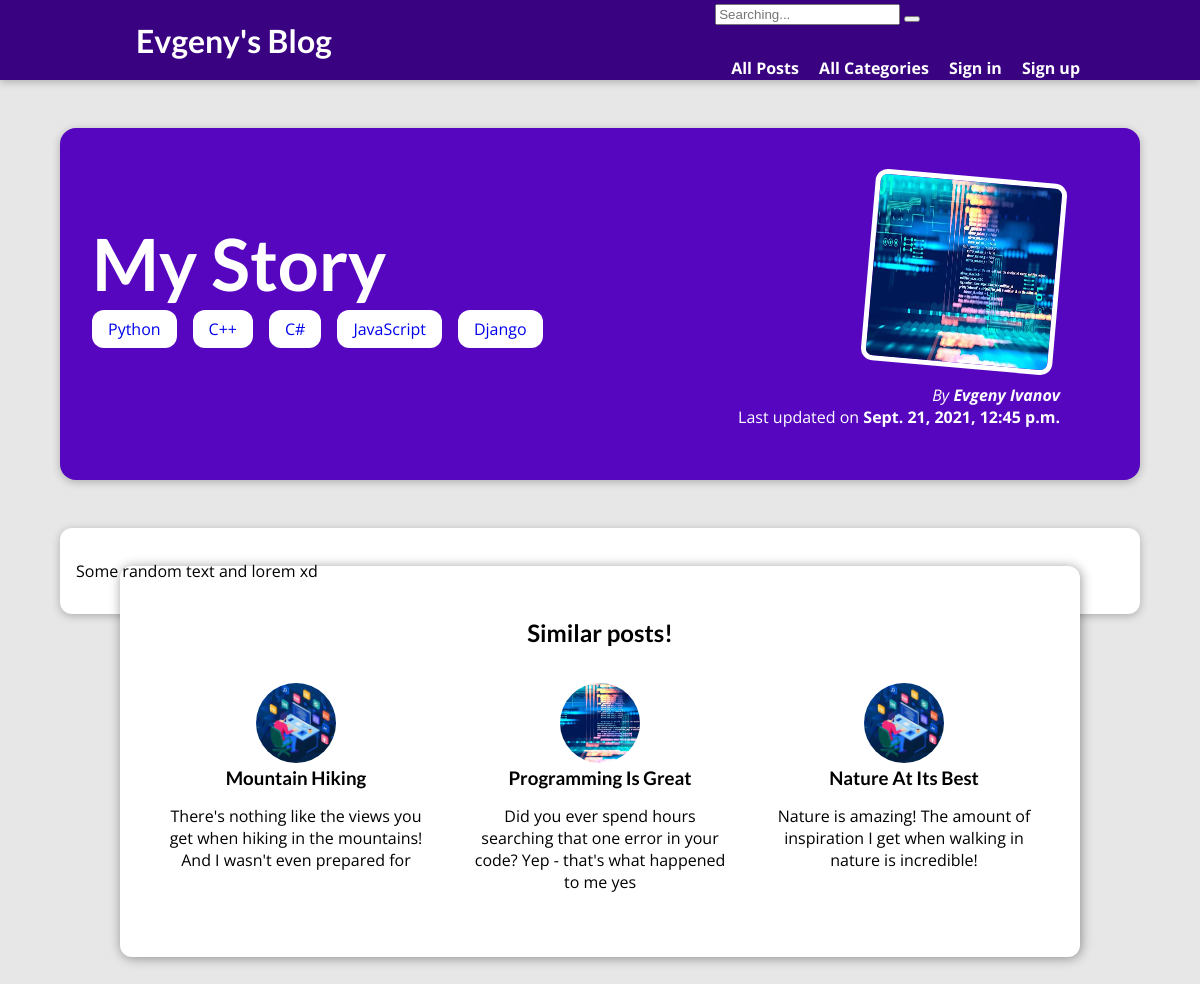
Before: /posts/my-story with the older database file.
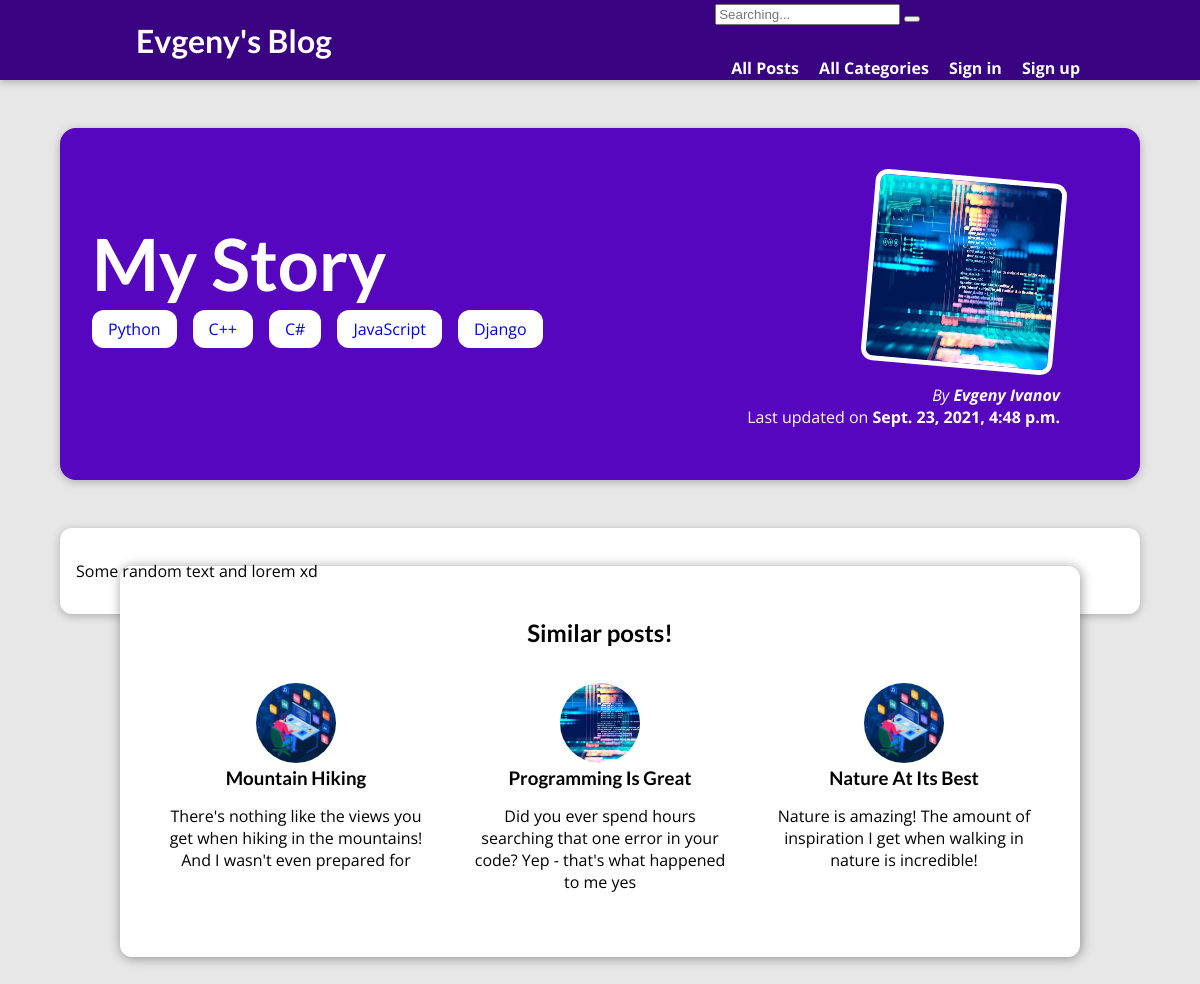
After: the same page with the newer database file.
### blog/models.py (models this page shows, shortened)
class Post(models.Model):
    title = models.CharField(max_length=20)
    views = models.IntegerField(default=0)
    excerpt = models.CharField(max_length=100)
    image = models.ImageField(upload_to='posts', null=True)
    date = models.DateField(auto_now=True)
    time = models.TimeField(auto_now=True, null=True)
    slug = models.SlugField(unique=True)
    content = models.TextField(validators=[MinLengthValidator(10)])
    author = models.ForeignKey(Author, on_delete=models.SET_NULL, null=True, related_name="posts")
    tags = models.ManyToManyField(Tag)

class Author(models.Model):
    first_name = models.CharField(max_length=100)
    last_name = models.CharField(max_length=100)
    email = models.EmailField(max_length=150)
    def full_name(self):
        return f'{self.first_name} {self.last_name}'
    def __str__(self):
        return self.full_name()

### blog/views.py (the view, shortened to what this page needs)
# urls.py: path('posts/<slug:slug>', views.PostDetailView.as_view(), name='post-detail-page'),
class PostDetailView(View):
    def is_stored_post(self, request, post_id):
        read_later_post_list = request.session.get('read_later_post_list')
        if read_later_post_list is not None:
            is_saved_for_later = post_id in read_later_post_list
        else:
            is_saved_for_later = False
        return is_saved_for_later
    def get(self, request, slug):
        post = Post.objects.get(slug=slug)
        related_posts = Post.objects.filter(tags__in=post.tags.all()).exclude(slug=slug)[:3]
        try:
            if UserSeenPosts.objects.filter(post=post, user=request.user).exists():
                pass
            else:
                post.views += 1
                post.save()
                UserSeenPosts.objects.create(user=request.user, post=post)
        except:
            pass
        context = {
            'post': post,
            'post_tags': post.tags.all(),
            'related_posts': related_posts,
            'comment_form': CommentForm(),
            'all_comments': post.comments.all().order_by('-date', '-time'),
            'saved_for_later': self.is_stored_post(request, post.id)
        }
        return render(request, 'blog/post-detail.html', context)

### blog/forms.py
class CommentForm(forms.ModelForm):
    class Meta:
        model = Comment
        exclude = ['post']
        labels = {
            'user_text': 'Leave your comment:'
        }

### blog/models.py (called while the page is built)
    def __str__(self):
        return self.caption

### blog/templates/blog/post-detail.html (shortened to what this page needs)
{% extends 'base.html' %}
{% load static %}
{% block css_files %}
    <link rel="stylesheet" href="{% static 'blog/post-detail.css' %}">
{% endblock %}
{% block content%}
<section id="summary">
    <h2>{{ post.title }}</h2>
    <div class="tags">
        {% for tag in post_tags %}
            <div class="tag">
                <a href="{% url 'category-page' tag.slug %}">
                    {{ tag }}
                </a>
            </div>
        {% endfor %}
    </div>
    <article>
        <img src="{{ post.image.url }}">
        <address>By <a href="mailto:{{ post.author.email }}">{{ post.author }}</a></address>
        <div>
            Last updated on
            <time>{{ post.date }}, {{ post.time }}</time>
        </div>
    </article>
</section>
<main>
    {{ post.content|linebreaks }}
</main>
{% if related_posts %}
    <div>
        <section id="latest-posts">
            <h2>Similar posts!</h2>
            <ul>
                {% for post in related_posts %}
                    {% include 'blog/includes/post.html' %}
                {% endfor %}
            </ul>
        </section>
    </div>
{% endif %}
{% endblock %}

Changed rows visible on the page:
changed Post "My Story": date "Sept. 21, 2021" → "Sept. 23, 2021"; time "12:45 p.m." → "4:48 p.m."
